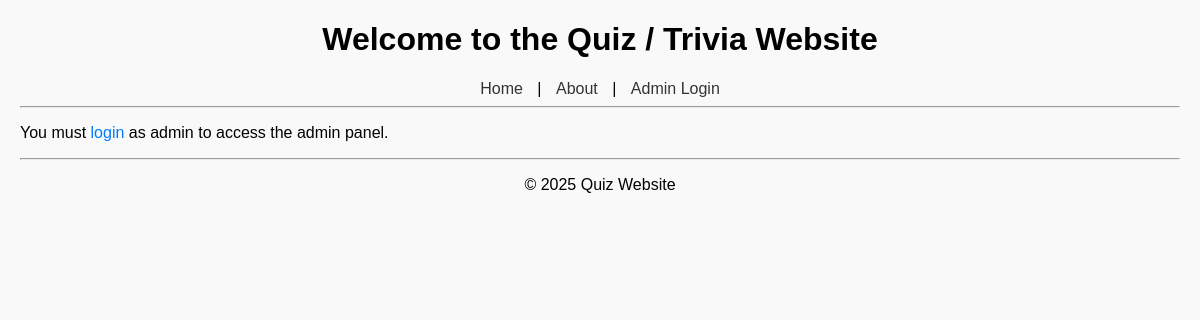
/admin.php (signed in), run on an earlier commit of the app's database.
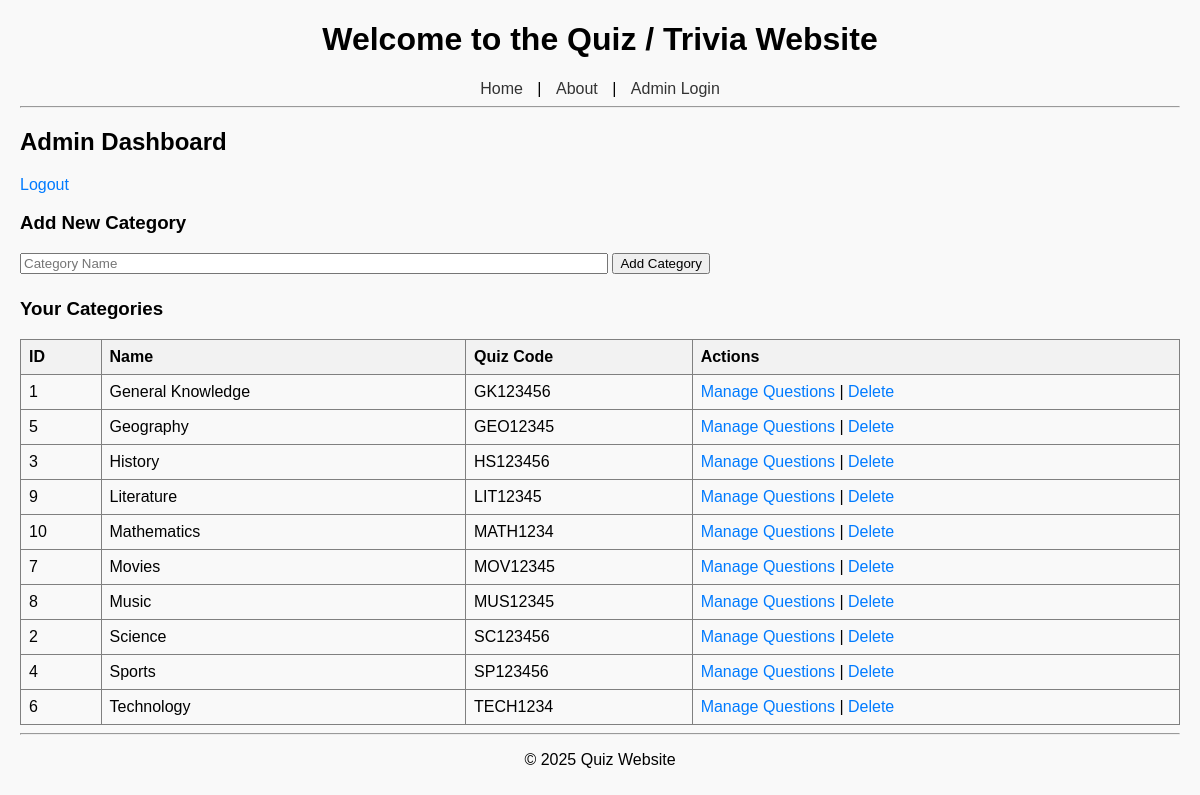
And on a later commit of the database.
### tables this page shows
CREATE TABLE categories (
    id INT AUTO_INCREMENT PRIMARY KEY,
    name VARCHAR(100) NOT NULL,
    creator_id INT NOT NULL,
    quiz_code VARCHAR(20) UNIQUE NOT NULL,
    FOREIGN KEY (creator_id) REFERENCES users(id) ON DELETE CASCADE
);

### admin.php (the view, shortened to what this page needs)
<?php
include 'includes/db.php';
include 'includes/header.php';
if(!isset($_SESSION['logged_in']) || $_SESSION['logged_in'] !== true || $_SESSION['role'] !== 'admin'){
    echo "<p>You must <a href='login.php'>login</a> as admin to access the admin panel.</p>";
    include 'includes/footer.php';
    exit;
}
$stmt = $pdo->prepare("SELECT * FROM categories WHERE creator_id = ? ORDER BY name");
$stmt->execute([$_SESSION['user_id']]);
$categories = $stmt->fetchAll(PDO::FETCH_ASSOC);
?>
<h2>Admin Dashboard</h2>
<p><a href="logout.php">Logout</a></p>
<h3>Add New Category</h3>
<form method="post" action="">
    <input type="text" name="category_name" placeholder="Category Name" required>
    <input type="submit" name="add_category" value="Add Category">
</form>
<h3>Your Categories</h3>
<table border="1" cellpadding="5" cellspacing="0">
    <tr>
        <th>ID</th>
        <th>Name</th>
        <th>Quiz Code</th>
        <th>Actions</th>
    </tr>
    <?php foreach($categories as $category): ?>
    <tr>
        <td><?php echo $category['id']; ?></td>
        <td><?php echo htmlspecialchars($category['name']); ?></td>
        <td><?php echo htmlspecialchars($category['quiz_code']); ?></td>
        <td>
            <a href="manage_questions.php?category_id=<?php echo $category['id']; ?>">Manage Questions</a> |
            <a href="?delete_category=<?php echo $category['id']; ?>" onclick="return confirm('Delete this category?')">Delete</a>
        </td>
    </tr>
    <?php endforeach; ?>
</table>
<?php include 'includes/footer.php'; ?>

What changed in the data, as far as the page shows it:
now on this page (row edited): categories: id "1", name "General Knowledge", quiz_code "GK123456"
now on this page (row edited): categories: id "5", name "Geography", quiz_code "GEO12345"
now on this page (row edited): categories: id "3", name "History", quiz_code "HS123456"
now on this page (row edited): categories: id "9", name "Literature", quiz_code "LIT12345"
now on this page (row edited): categories: id "10", name "Mathematics", quiz_code "MATH1234"
now on this page (row edited): categories: id "7", name "Movies", quiz_code "MOV12345"
now on this page (row edited): categories: id "8", name "Music", quiz_code "MUS12345"
now on this page (row edited): categories: id "2", name "Science", quiz_code "SC123456"
now on this page (row edited): categories: id "4", name "Sports", quiz_code "SP123456"
now on this page (row edited): categories: id "6", name "Technology", quiz_code "TECH1234"
Also different on the page:
form field add_category: (not shown) → "Add Category"
text no longer shown: "You must login as admin to access the admin panel."
text now shown: "Admin Dashboard Logout Add New Category Your Categories ID Name Quiz Code Actions"
